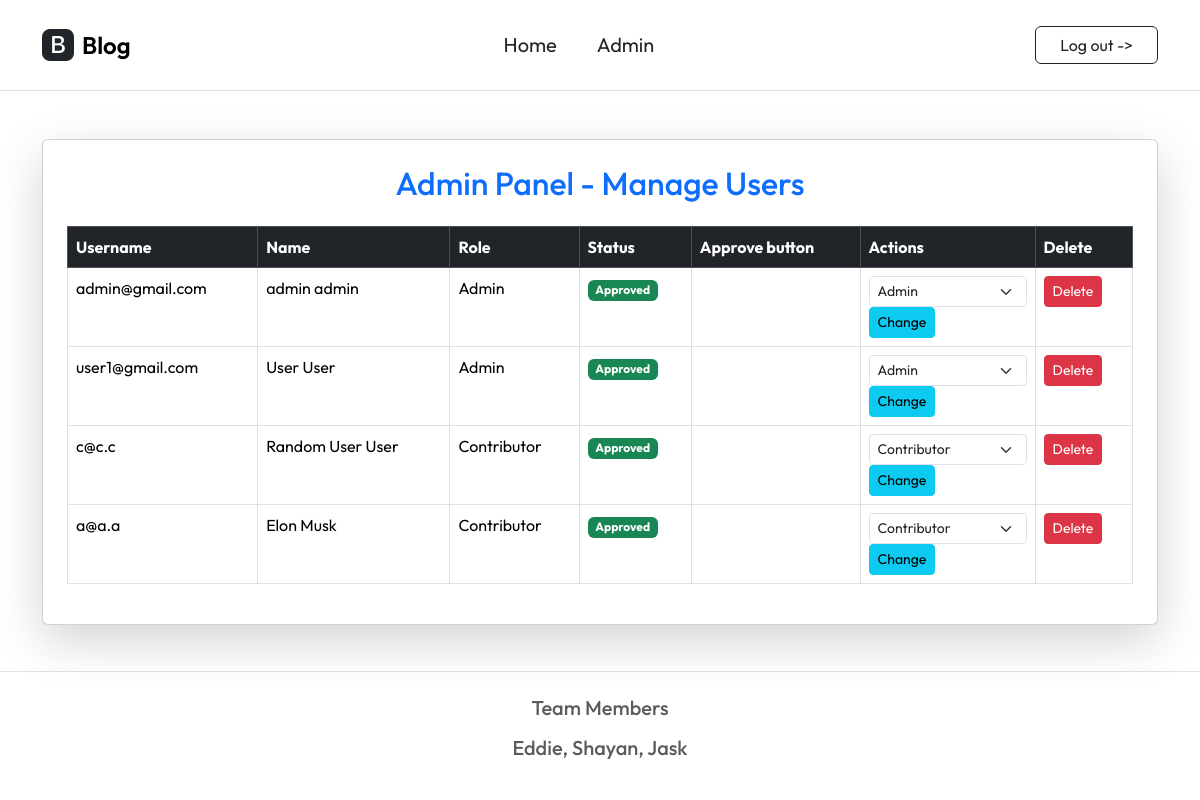
Before: /admin.php (signed in) with the older database file.
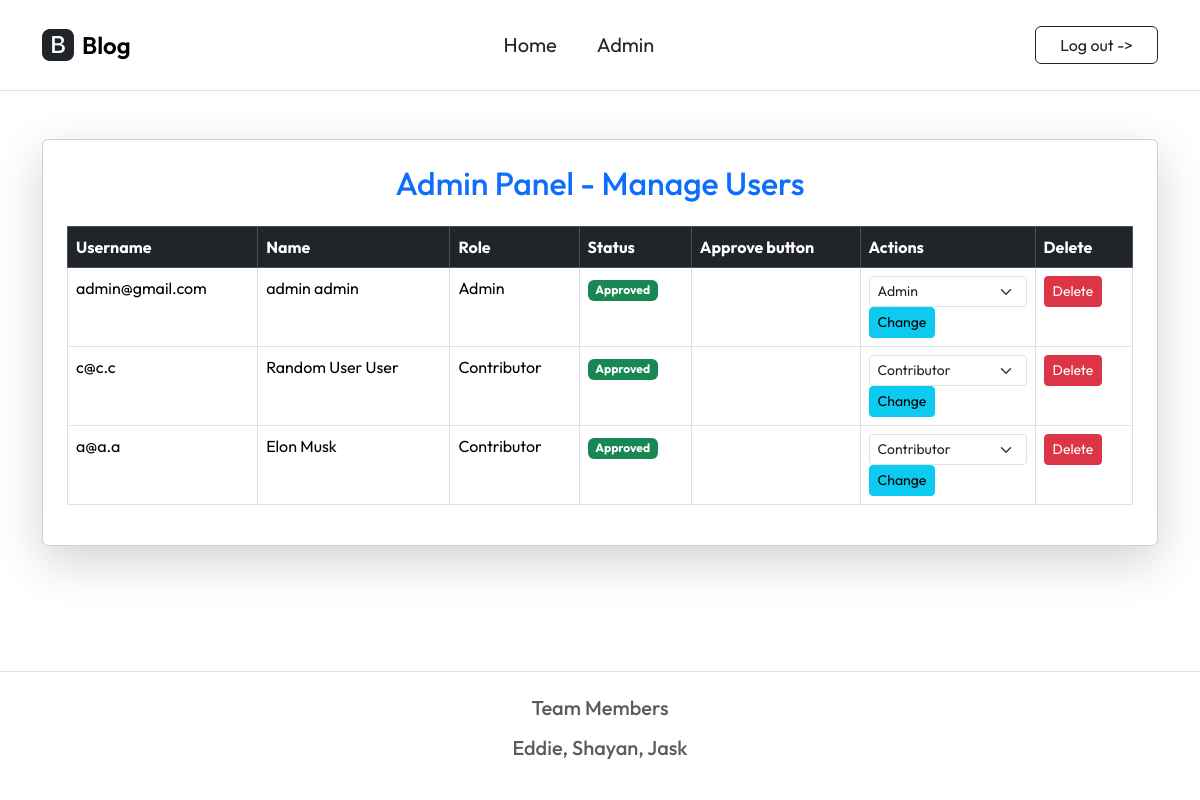
After: the same page with the newer database file.
### tables this page shows
CREATE TABLE Users (
    Username VARCHAR(255) NOT NULL PRIMARY KEY,
    Password VARCHAR(255) NOT NULL,
    FirstName VARCHAR(50) NOT NULL,
    LastName VARCHAR(50) NOT NULL,
    RegistrationDate DATETIME DEFAULT CURRENT_TIMESTAMP,
    IsApproved BOOLEAN DEFAULT 0,
    Role VARCHAR(20) DEFAULT 'Contributor'
);

### admin.php (the view, shortened to what this page needs)
<?php include('./inc/inc_header.php'); ?>
<?php
$db = new SQLite3('info.db');
$result = $db->query("SELECT Username, FirstName, LastName, Role, IsApproved FROM Users");
?>
<div class="container mt-5">
    <div class="card shadow-lg p-4">
        <h2 class="text-center mb-4 text-primary">Admin Panel - Manage Users</h2>
        <div class="table-responsive">
            <table class="table table-hover table-bordered">
                <thead class="table-dark">
                    <tr>
                        <th>Username</th>
                        <th>Name</th>
                        <th>Role</th>
                        <th>Status</th>
                        <th>Approve button</th>
                        <th>Actions</th>
                        <th>Delete</th>
                    </tr>
                </thead>
                <tbody>
                    <?php while ($row = $result->fetchArray(SQLITE3_ASSOC)) { ?>
                        <tr>
                            <td><?= $row['Username'] ?></td>
                            <td><?= $row['FirstName'] . " " . $row['LastName'] ?></td>
                            <td><?= $row['Role'] ?></td>
                            <td>
                                <span class="badge <?= $row['IsApproved'] ? 'bg-success' : 'bg-danger' ?>">
                                    <?= $row['IsApproved'] ? 'Approved' : 'Pending' ?>
                                </span>
                            </td>
                            <td>
                            </td>
                            <td>
                                <form method="post">
                                    <select name="role" class="form-select form-select-sm">
                                        <option value="Contributor" <?= $row['Role'] == 'Contributor' ? 'selected' : '' ?>>Contributor</option>
                                        <option value="Admin" <?= $row['Role'] == 'Admin' ? 'selected' : '' ?>>Admin</option>
                                    </select>
                                    <button type="submit" name="change_role" class="btn btn-info btn-sm">Change</button>
                                </form>
                            </td>
                            <td>
                                <form method="post" onsubmit="return confirm('Are you sure you want to delete this user? This action cannot be undone!');">
                                    <button type="submit" name="delete_user" class="btn btn-danger btn-sm">Delete</button>
                                </form>
                            </td>
                        </tr>
                    <?php } ?>
                </tbody>
            </table>
        </div>
    </div>
</div>
<?php include('./inc/inc_footer.php'); ?>

### inc/inc_header.php (shortened to what this page needs)
<!DOCTYPE html>
<html lang="en">
<head>
    <link href="https://cdn.jsdelivr.net/npm/bootstrap@5.3.3/dist/css/bootstrap.min.css" rel="stylesheet">
    <link rel="stylesheet" href="https://cdn.jsdelivr.net/npm/bootstrap-icons@1.11.0/font/bootstrap-icons.css">
    <link rel="stylesheet" href="inc/style.css">
</head>
<body>
    <nav class="navbar navbar-expand-lg bg-white border-bottom py-3">
        <div class="container">
            <a class="navbar-brand d-flex align-items-center" href="home.php">
                <i class="bi bi-bootstrap-fill fs-2 text-dark me-2"></i>
                <span class="fs-4 fw-semibold">Blog</span>
            </a>
            <div class="collapse navbar-collapse" id="mainNav">
                <ul class="navbar-nav mx-auto gap-4">
                    <li class="nav-item">
                        <a class="nav-link text-dark fs-5" href="home.php">Home</a>
                    </li>
                    <li class="nav-item">
                        <a class="nav-link text-dark fs-5" href="admin.php">Admin</a>
                    </li>
                </ul>
                <div class="d-flex ms-lg-4" id="nav-login">
                    <a class="btn btn-outline-dark px-4" href="logout.php">
                        Log out ->
                    </a>
                </div>
            </div>
        </div>
    </nav>
</body>
</html>

### inc/inc_footer.php (shortened to what this page needs)
<!DOCTYPE html>
<html lang="en">
<head>
    <link href="https://cdn.jsdelivr.net/npm/bootstrap@5.3.3/dist/css/bootstrap.min.css" rel="stylesheet">
    <link rel="stylesheet" href="https://cdn.jsdelivr.net/npm/bootstrap-icons@1.11.0/font/bootstrap-icons.css">
</head>
<body class="d-flex flex-column min-vh-100">
    <footer class="mt-auto bg-white border-top">
        <div class="container main-content">
            <div class="row py-4 justify-content-center align-items-center">
                <div class="col-md-4 mb-4 mb-md-0 text-center">
                    <h5 class="mb-3 text-body-secondary">Team Members</h5>
                    <h5 class="mb-3 text-body-secondary">Eddie, Shayan, Jask</h5>
                </div>
            </div>
        </div>
    </footer>
</body>
</html>

### inc/style.css (style rules this page uses)
body { margin: 0; font-family: Arial, sans-serif; color: white; }
.card { background-color: white !important; border: 1px solid #e0e0e0; border-radius: 12px; box-shadow: 0 4px 10px rgba(0, 0, 0, 0.1); }
h2 { color: #333; margin-bottom: 1rem; }

### inc/inc_header.php (style rules this page uses)
body { font-family: "Outfit", serif; font-optical-sizing: auto; font-style: normal; }
#nav-login .btn { font-family: "Outfit", sans-serif; font-weight: 500px; }

### inc/inc_footer.php (style rules this page uses)
body { font-family: "Outfit", sans-serif; }

Changed rows visible on the page:
removed users: Username "user1@gmail.com", FirstName "User", LastName "User", Role "Admin", IsApproved "Approved", role "Admin"
